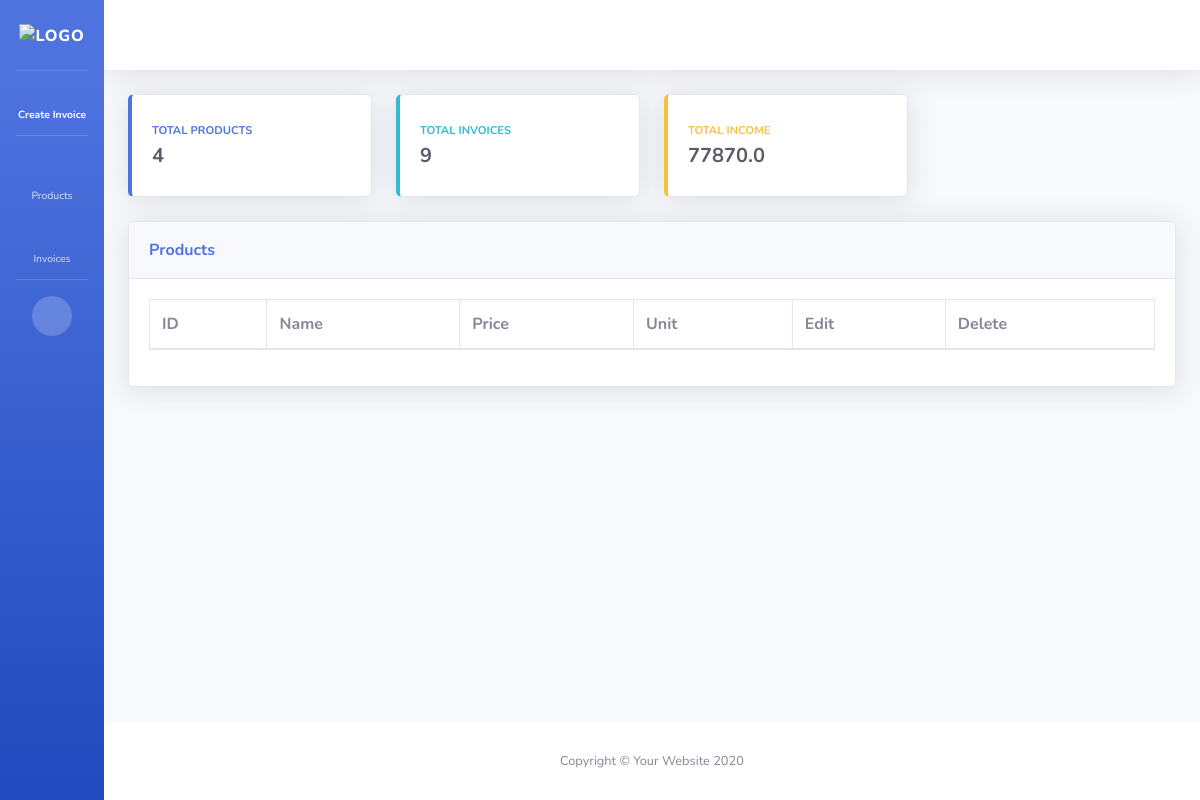
Page /view_product/ on the earlier database version.
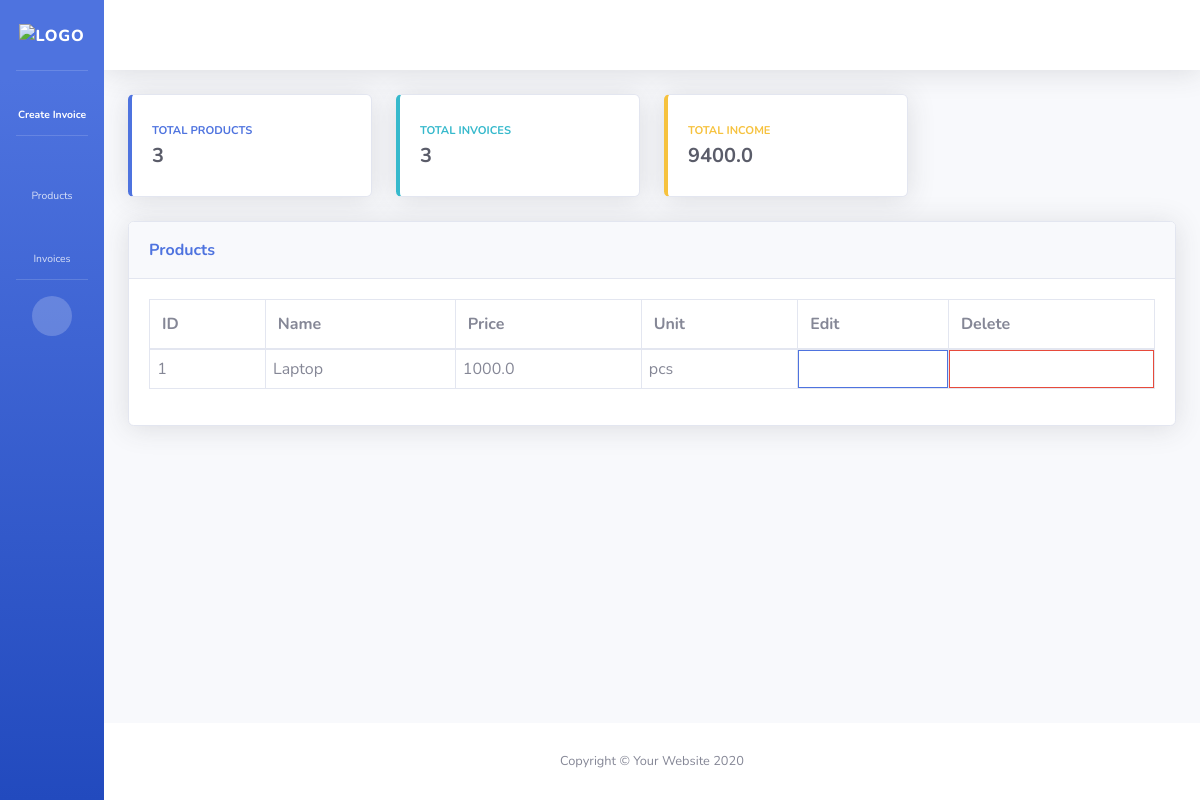
Same page on the later database version.
### invoice/models.py (models this page shows)
class Product(models.Model):
    product_name = models.CharField(max_length=255)
    product_price = models.FloatField(default=0)
    product_unit = models.CharField(max_length=255)
    product_is_delete = models.BooleanField(default=False)
    def __str__(self):
        return str(self.product_name)

### invoice/views.py (the view)
# urls.py: path('view_product/', views.view_product, name='view_product'),
def view_product(request):
    total_product = Product.objects.count()
    total_invoice = Invoice.objects.count()
    total_income = getTotalIncome()
    product = Product.objects.filter(product_is_delete=False)
    print(product)
    context = {
        "total_product": total_product,
        "total_invoice": total_invoice,
        "total_income": total_income,
        "product": product,
    }
    return render(request, "invoice/view_product.html", context)

### invoice/views.py (called while the page is built)
def getTotalIncome():
    allInvoice = Invoice.objects.all()
    totalIncome = 0
    for curr in allInvoice:
        totalIncome += curr.total
    return totalIncome

### invoice/templates/invoice/view_product.html
{% extends "invoice/base/base.html" %}
{% block content %}
<div class="row">
    <div class="col-xl-12 col-lg-7">
        <div class="card shadow mb-4">
            <div class="card-header py-3 d-flex flex-row align-items-center justify-content-between">
                <label class="m-0 font-weight-bold text-primary">Products</label>
            </div>
            <div class="card-body">
                <div class="table-responsive">
                    <table class="table table-bordered" id="dataTable" width="100%" cellspacing="0">
                        <thead>
                            <tr>
                                <th>ID</th>
                                <th>Name</th>
                                <th>Price</th>
                                <th>Unit</th>
                                <th>Edit</th>
                                <th>Delete</th>
                            </tr>
                        </thead>
                        <tbody>
                            {% for i in product %}
                            <tr>
                                <td style="padding: 0.45em;">{{i.id}}</td>
                                <td style="padding: 0.45em;">{{i.product_name}}</td>
                                <td style="padding: 0.45em;">{{i.product_price}}</td>
                                <td style="padding: 0.45em;">{{i.product_unit}}</td>
                                <td style="padding: 0;">
                                    <a href="{% url 'edit_product' i.id %}" class="btn btn-outline-primary"
                                       style="width: 100%; height: 100%; border-radius: 0">
                                        <i class="fas fa-edit"></i>
                                    </a>
                                </td>
                                <td style="padding: 0;">
                                    <a href="{% url 'delete_product' i.id %}" class="btn btn-outline-danger"
                                       style="width: 100%; height: 100%; border-radius: 0">
                                        <i class="fas fa-trash-alt"></i>
                                    </a>
                                </td>
                            </tr>
                            {% endfor %}
                        </tbody>
                    </table>
                </div>
            </div>
        </div>
    </div>
</div>
{% endblock %}

### invoice/templates/invoice/base/base.html (shortened to what this page needs)
<!DOCTYPE html>
<html lang="en">
{% load static %}
<head>
    <link href="{% static '/vendor/fontawesome-free/css/all.min.css' %}" rel="stylesheet" type="text/css">
    <link href="{% static '/css/sb-admin-2.min.css' %}" rel="stylesheet">
</head>
<body id="page-top">
    <div id="wrapper">
        <ul class="navbar-nav bg-gradient-primary sidebar sidebar-dark accordion toggled" id="accordionSidebar">
            <a class="sidebar-brand d-flex align-items-center justify-content-center" href="{% url 'home' %}">
                <div class="sidebar-brand-icon">
                    <img src="{% static '/img/logo.png' %}" alt="logo" width="50px" height="50px">
                </div>
            </a>
            <hr class="sidebar-divider my-0">
            <li class="nav-item active">
                <a class="nav-link" href="{% url 'create_invoice' %}">
                    <i class="fas fa-cash-register"></i>
                    <span>Create Invoice</span></a>
            </li>
            <hr class="sidebar-divider">
            <li class="nav-item">
                <a class="nav-link collapsed" href="#" data-toggle="collapse" data-target="#collapseTwo"
                    aria-expanded="true" aria-controls="collapseTwo">
                    <i class="fas fa-folder-open"></i>
                    <span>Products</span>
                </a>
            </li>
            <li class="nav-item">
                <a class="nav-link collapsed" href="#" data-toggle="collapse" data-target="#collapsePages"
                    aria-expanded="true" aria-controls="collapsePages">
                    <i class="fas fa-cart-plus"></i>
                    <span>Invoices</span>
                </a>
            </li>
            <hr class="sidebar-divider">
            <div class="text-center d-none d-md-inline">
                <button class="rounded-circle border-0" id="sidebarToggle"></button>
            </div>
        </ul>
        <div id="content-wrapper" class="d-flex flex-column">
            <div id="content">
                <nav class="navbar navbar-expand navbar-light bg-white topbar mb-4 static-top shadow">
                </nav>
                <div class="container-fluid">
                    <div class="row">
                        <div class="col-xl-3 col-md-6 mb-4">
                            <div class="card border-left-primary shadow h-100 py-2">
                                <div class="card-body">
                                    <div class="row no-gutters align-items-center">
                                        <div class="col mr-2">
                                            <div class="text-xs font-weight-bold text-primary text-uppercase mb-1">
                                                Total products
                                            </div>
                                            <div class="h5 mb-0 font-weight-bold text-gray-800">{{total_product}}</div>
                                        </div>
                                        <div class="col-auto">
                                            <i class="fas fa-calendar fa-2x text-gray-300"></i>
                                        </div>
                                    </div>
                                </div>
                            </div>
                        </div>
                        <div class="col-xl-3 col-md-6 mb-4">
                            <div class="card border-left-info shadow h-100 py-2">
                                <div class="card-body">
                                    <div class="row no-gutters align-items-center">
                                        <div class="col mr-2">
                                            <div class="text-xs font-weight-bold text-info text-uppercase mb-1">Total invoices</div>
                                            <div class="row no-gutters align-items-center">
                                                <div class="col-auto">
                                                    <div class="h5 mb-0 mr-3 font-weight-bold text-gray-800">{{total_invoice}}</div>
                                                </div>
                                            </div>
                                        </div>
                                        <div class="col-auto">
                                            <i class="fas fa-clipboard-list fa-2x text-gray-300"></i>
                                        </div>
                                    </div>
                                </div>
                            </div>
                        </div>
                        <div class="col-xl-3 col-md-6 mb-4">
                            <div class="card border-left-warning shadow h-100 py-2">
                                <div class="card-body">
                                    <div class="row no-gutters align-items-center">
                                        <div class="col mr-2">
                                            <div class="text-xs font-weight-bold text-warning text-uppercase mb-1">
                                                Total income
                                            </div>
                                            <div class="h5 mb-0 font-weight-bold text-gray-800">{{total_income}}</div>
                                        </div>
                                        <div class="col-auto">
                                            <i class="fas fa-dollar-sign fa-2x text-gray-300"></i>
                                        </div>
                                    </div>
                                </div>
                            </div>
                        </div>
                    </div>
                    {% block content %}
                    {% endblock %}
                </div>
            </div>
            <footer class="sticky-footer bg-white">
                <div class="container my-auto">
                    <div class="copyright text-center my-auto">
                        <span>Copyright &copy; Your Website 2020</span>
                    </div>
                </div>
            </footer>
        </div>
    </div>
</body>
</html>

Differences in the rows shown:
added Product: id "1", product_name "Laptop", product_price "1000.0", product_unit "pcs"
Other differences:
{{ total_product }}: "4" → "3"
{{ total_invoice }}: "9" → "3"
{{ total_income }}: "77870.0" → "9400.0"
